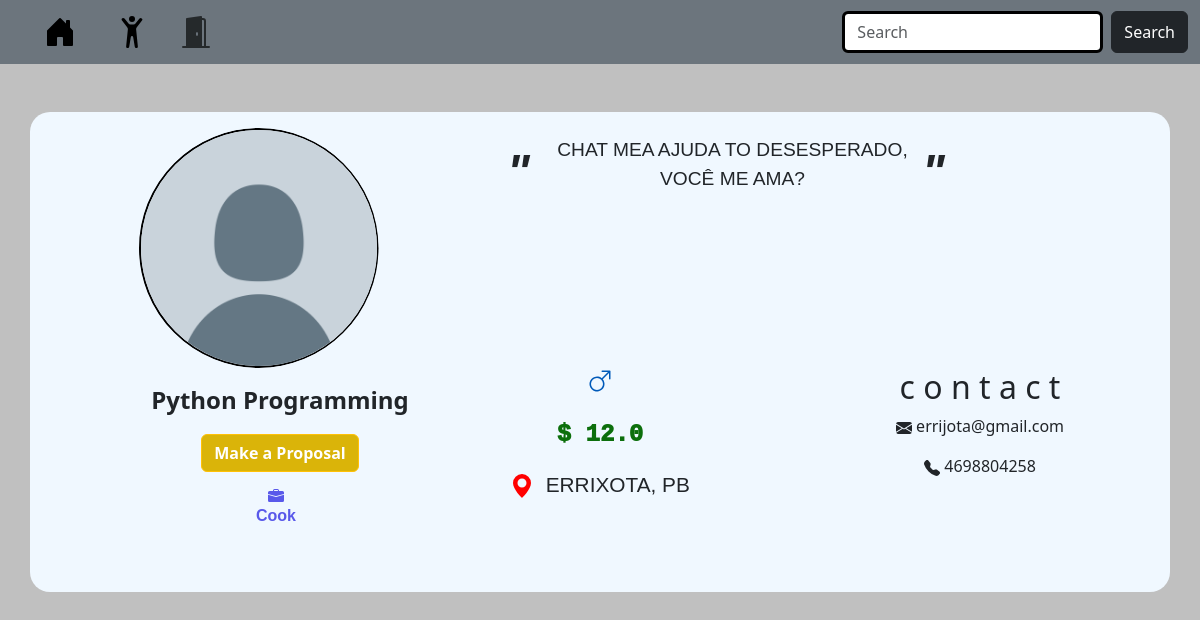
Page /profile/13/ (signed in) on the committed database.
### home/models.py (models this page shows, shortened)
class CustomUser(AbstractUser):
    profile_pic = models.ImageField(_('Profile Picture'), upload_to='profile_img/',blank=True, default='/profile_img/standard.png')
    birth_date = models.DateField(_('Birth Date'), null=True,blank=True)
    phone = models.CharField(_('Phone Number'), max_length=15,help_text='Type your number')
    description = models.TextField(_('Description'), max_length=350, blank=True, null=True)
    city = models.CharField(max_length=70, blank=True, null=True)
    job = models.ManyToManyField('Job', related_name='users')
    genre = models.ForeignKey('Genre', related_name='users', on_delete=models.SET_NULL, null=True,blank=True)
    price_average = models.FloatField(_('Price Average'), blank=True, null=True)
    is_contractor = models.BooleanField(_('Is Contractor'), default=True, help_text='Check this box if you want hire a job instead make a freelancer')
    email = models.EmailField('E-mail')
    brazil_states = (
    ('AC', 'Acre'),
    ('AL', 'Alagoas'),
    ('AP', 'Amapá'),
    ('AM', 'Amazonas'),
    ('BA', 'Bahia'),
    ('CE', 'Ceará'),
    ('DF', 'Distrito Federal'),
    ('ES', 'Espírito Santo'),
    ('GO', 'Goiás'),
    ('MA', 'Maranhão'),
    ('MT', 'Mato Grosso'),
    ('MS', 'Mato Grosso do Sul'),
    ('MG', 'Minas Gerais'),
    ('PA', 'Pará'),
    ('PB', 'Paraíba'),
    ('PR', 'Paraná'),
    ('PE', 'Pernambuco'),
    ('PI', 'Piauí'),
    ('RJ', 'Rio de Janeiro'),
    ('RN', 'Rio Grande do Norte'),
    ('RS', 'Rio Grande do Sul'),
    ('RO', 'Rondônia'),
    ('RR', 'Roraima'),
    ('SC', 'Santa Catarina'),
    ('SP', 'São Paulo'),
    ('SE', 'Sergipe'),
    ('TO', 'Tocantins'))
    uf = models.CharField(max_length=2, choices=brazil_states, help_text='Select the state where you live', blank=True,null=True)
    class Meta:
        ordering = ['price_average']
        verbose_name = 'User'
        verbose_name_plural = 'Users'

class Job(models.Model):
    JOB_ROLES = (
        ('Electrician', 'Electrician'),
        ('Cook', 'Cook'),
        ('Carpenter', 'Carpenter'),
        ('Blacksmith', 'Blacksmith'),
        ('Driver', 'Driver'),
        ('Babysitter', 'Babysitter'),
        ('Cleaner', 'Cleaner'),
        ('Mechanic', 'Mechanic'),
        ('Manual Work', 'Manual Work'),
    )
    name = models.CharField(_('Job'),max_length=11 ,choices=JOB_ROLES)
    def __str__(self):
        return self.name

### home/views.py (the view)
# urls.py: path('profile/<int:pk>/', views.ProfileDetail.as_view(),name='user-detail'),
class ProfileDetail(LoginRequiredMixin,DetailView):
    model = CustomUser
    template_name = 'registration/profile-detail.html'
    context_object_name = 'user'

### home/templates/registration/profile-detail.html
{% extends "profile_base.html" %}
{% block button %}
    {% if user.is_contractor == False %}
        <a href="{% url "proposal-create" freelancer_id=user.id %}"><button type="button" class="btn btn-outline-warning button-cool"
            style="background-color:#dab409">
            Make a Proposal</button>
        </a>
    {% endif %}
{% endblock%}

### home/templates/registration/profile_base.html (shortened to what this page needs)
{% extends "base.html" %}
{% load static %}
{% block extra_styles %}<link rel="stylesheet" href="{% static "/css/profile.css" %}">{% endblock %}
{% block content %}
    <br></br>
    <div class="container text-center">
        <div class="row">
            <div class="col-sm-7">
                <img class="profile_pic" src="{{user.profile_pic.url}}">
            </div>
            <div class="col-sm-5 description">
                <p class="quote">"&nbsp</p>
                <p>{{user.description}}</p>
                <p class="quote">"&nbsp</p>
            </div>
        </div>
        <div class="row">
            <div class="col-sm">
                <p class="person_name">{{user.first_name}} {{user.last_name}}</p>
                {% block button %}{% endblock %}
                <br>
                <p class="jobs userjobs">{% for job in user.job.all %}{{job}} {% if not forloop.last %} - {% endif %}{% endfor %}</p>
            </div>
            <div class="col-sm info">
                <div>
                </div>
                <br>
                <div class="price">
                    <p style="
                    font-family:'Courier New', Courier, monospace;
                    "> $ {{user.price_average}}</p>
                </div>
                <div class="location" style="font-size:1.3rem;">
                    <p>
                        <svg xmlns="http://www.w3.org/2000/svg" width="24" height="24" fill="currentColor" class="bi bi-geo-alt-fill" viewBox="0 0 16 16" style="color:red;">
                            <path d="M8 16s6-5.686 6-10A6 6 0 0 0 2 6c0 4.314 6 10 6 10m0-7a3 3 0 1 1 0-6 3 3 0 0 1 0 6"/>
                          </svg>
                          &nbsp{{user.city}}, {{user.uf}}
                    </p>
                </div>
            </div>
            <div class="col-sm">
                <h2>c o n t a c t</h2>
                <p class="email">
                      {{user.email}}
                </p>
                <p class="phone">
                      {{user.phone}}
                </p>
            </div>
        </div>
    </div>
{% endblock %}

### home/static/css/profile.css (style rules this page uses)
.profile_pic { clip-path: circle(50%); object-fit: cover; max-width: 15rem; margin-top: 1rem; position: relative; right: 6.5rem; border: 2px solid black; border-radius: 50%; }
.container { background-color: aliceblue; border-radius: 20px; height: 30rem; }
.person_name { font-weight: bold; position: relative; left: 60px; margin-top: 0.9rem; font-size: 1.5rem; }
.button-cool { color: white; font-weight: 700; position: relative; left: 60px; }
.description { display: flex; position: relative; right: 200px; margin-top: 1.5rem; font-size: 1.2rem; font-family:'Gill Sans', 'Gill Sans MT', Calibri, 'Trebuchet MS', sans-serif ; }
.quote { font-weight:bold; font-style:italic; font-size:3rem; }
.jobs { color: rgb(89, 89, 234); font-weight: 600; position: relative; left: 3.5rem; margin-top: 1rem; }
.userjobs { bottom: 2rem; font-family:'Gill Sans', 'Gill Sans MT', Calibri, 'Trebuchet MS', sans-serif ; }
.info { font-family:'Trebuchet MS', 'Lucida Sans Unicode', 'Lucida Grande', 'Lucida Sans', Arial, sans-serif; }
.price { color:rgb(12, 111, 12); font-weight: 1000; font-size: 1.5rem; display: flex; justify-content: center; justify-items: center; }

### rows in the picture
CustomUser: profile_pic (picture), description "CHAT MEA AJUDA TO DESESPERADO, VOCÊ ME AMA?", first_name "Python", last_name "Programming", price_average "12.0", city "ERRIXOTA", uf "PB", email "errijota@gmail.com", phone "4698804258"
Job: name "Cook"
